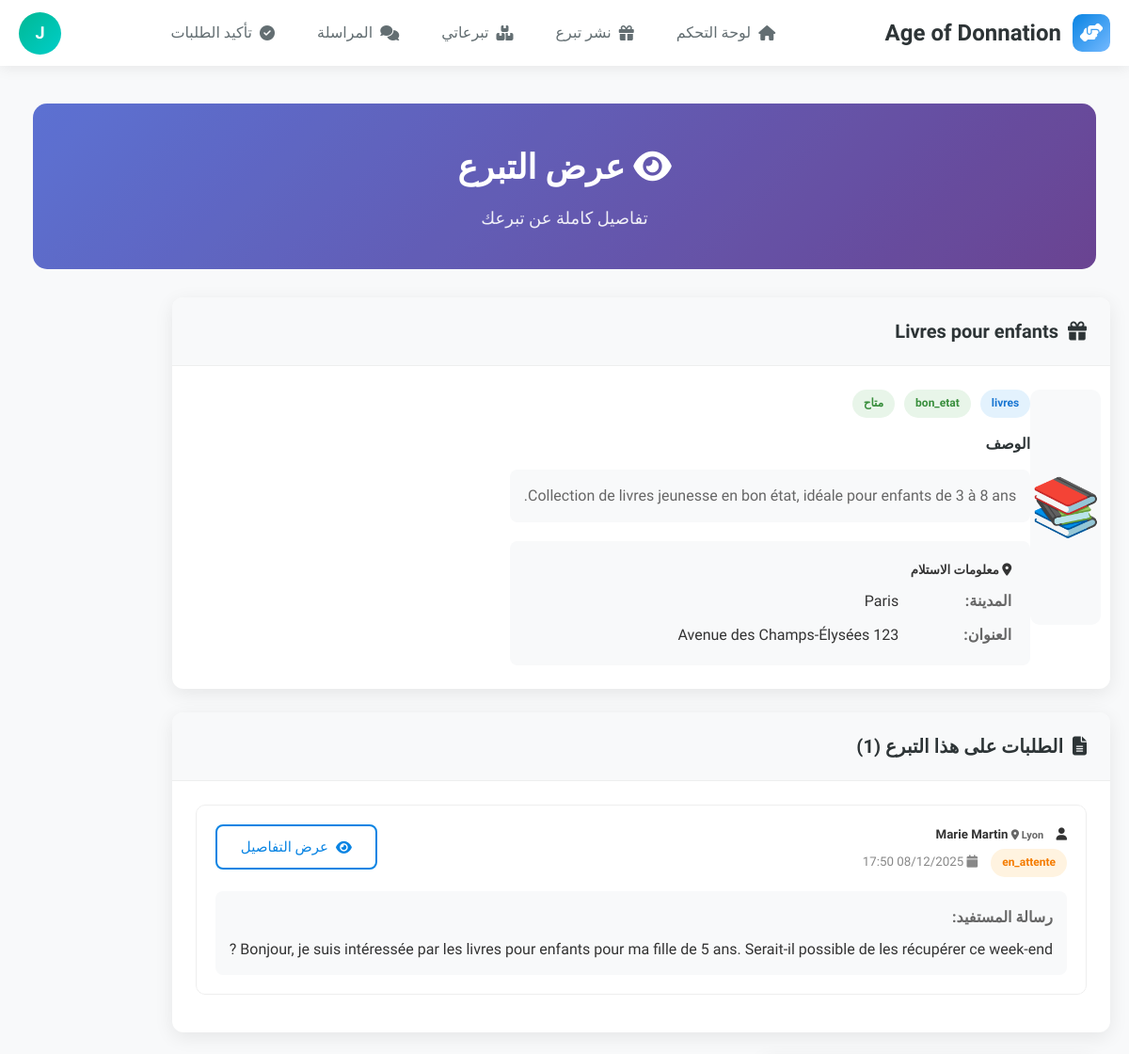
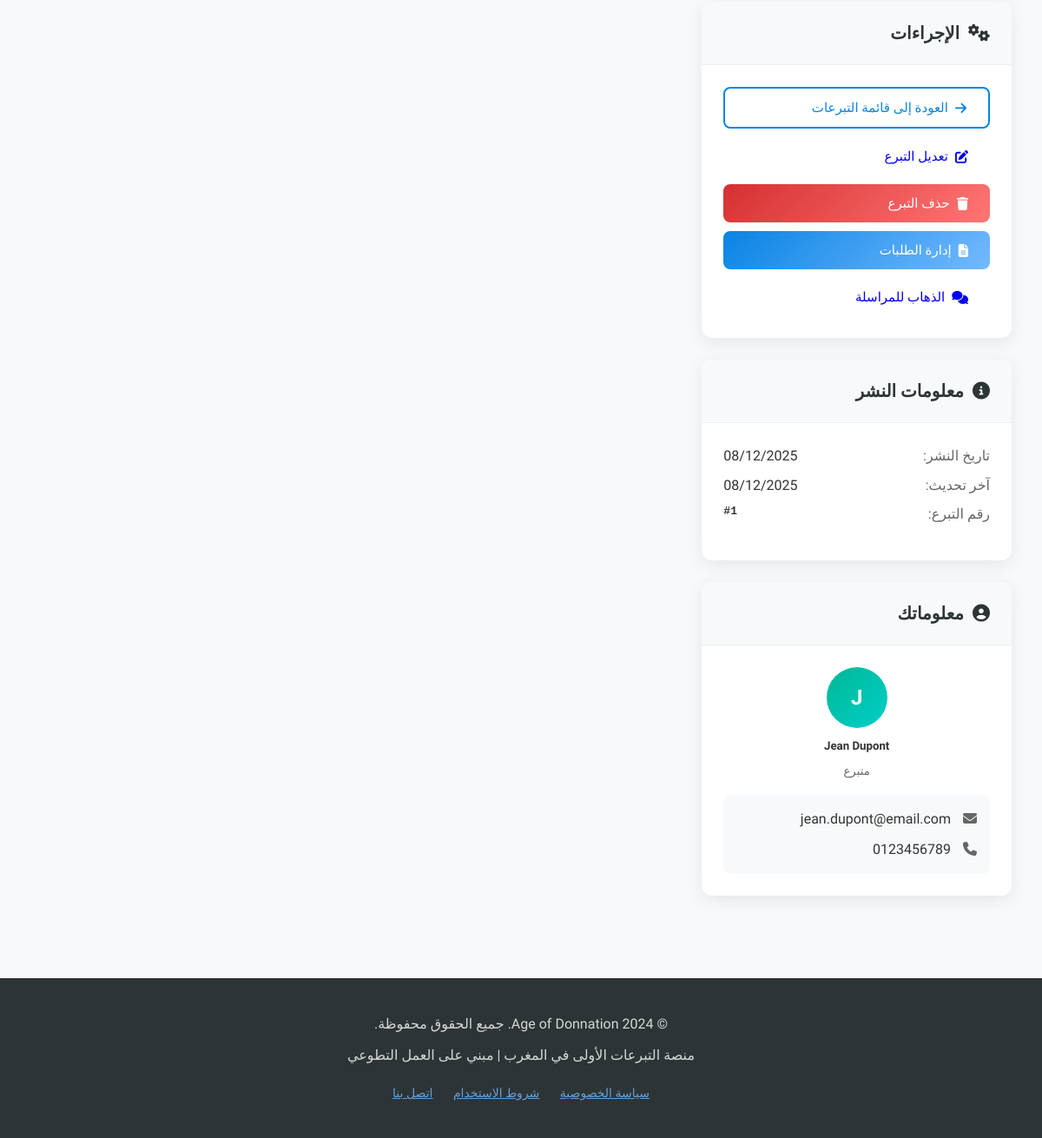
Screenshot of /donateur/voir-don.php?id=1 (signed in) with the database file from the repository (2 pictures, top to bottom).
### tables this page shows
CREATE TABLE `dons` (
  `id` int(11) NOT NULL AUTO_INCREMENT,
  `donateur_id` int(11) NOT NULL,
  `titre` varchar(255) NOT NULL,
  `description` text NOT NULL,
  `photo_principale` varchar(255) DEFAULT NULL,
  `categorie` enum('vetements','nourriture','meubles','livres','electromenager','divers') NOT NULL,
  `etat` enum('neuf','bon_etat','usage') NOT NULL,
  `adresse_retrait` text DEFAULT NULL,
  `ville` varchar(100) DEFAULT NULL,
  `statut` enum('disponible','reserve','donne','expire') DEFAULT 'disponible',
  `created_at` timestamp NOT NULL DEFAULT current_timestamp(),
  `updated_at` timestamp NOT NULL DEFAULT current_timestamp() ON UPDATE current_timestamp(),
  PRIMARY KEY (`id`),
  KEY `donateur_id` (`donateur_id`),
  CONSTRAINT `dons_ibfk_1` FOREIGN KEY (`donateur_id`) REFERENCES `users` (`id`) ON DELETE CASCADE
);

CREATE TABLE `demandes` (
  `id` int(11) NOT NULL AUTO_INCREMENT,
  `beneficiaire_id` int(11) NOT NULL,
  `don_id` int(11) NOT NULL,
  `message_demande` text DEFAULT NULL,
  `statut` enum('en_attente','acceptee','refusee','annulee') DEFAULT 'en_attente',
  `created_at` timestamp NOT NULL DEFAULT current_timestamp(),
  PRIMARY KEY (`id`),
  KEY `beneficiaire_id` (`beneficiaire_id`),
  KEY `don_id` (`don_id`),
  CONSTRAINT `demandes_ibfk_1` FOREIGN KEY (`beneficiaire_id`) REFERENCES `users` (`id`) ON DELETE CASCADE,
  CONSTRAINT `demandes_ibfk_2` FOREIGN KEY (`don_id`) REFERENCES `dons` (`id`) ON DELETE CASCADE
);

CREATE TABLE `users` (
  `id` int(11) NOT NULL AUTO_INCREMENT,
  `nom` varchar(100) NOT NULL,
  `email` varchar(255) NOT NULL,
  `password` varchar(255) NOT NULL,
  `type` enum('donateur','beneficiaire','livreur','admin') NOT NULL,
  `telephone` varchar(20) DEFAULT NULL,
  `adresse` text DEFAULT NULL,
  `ville` varchar(100) DEFAULT NULL,
  `status` enum('active','inactive','pending') DEFAULT 'active',
  `reset_token` varchar(100) DEFAULT NULL,
  `reset_expires` datetime DEFAULT NULL,
  `created_at` timestamp NOT NULL DEFAULT current_timestamp(),
  `updated_at` timestamp NOT NULL DEFAULT current_timestamp() ON UPDATE current_timestamp(),
  PRIMARY KEY (`id`),
  UNIQUE KEY `email` (`email`)
);

### donateur/voir-don.php (the view, shortened to what this page needs)
<?php
$database = new Database();
$db = $database->getConnection();
$user_id = $_SESSION['user_id'];
$don_id = $_GET['id'] ?? null;
$query = "
    SELECT d.*,
           u.nom as donateur_nom,
           u.email as donateur_email,
           u.telephone as donateur_telephone
    FROM dons d
    INNER JOIN users u ON d.donateur_id = u.id
    WHERE d.id = :don_id AND d.donateur_id = :user_id
";
$stmt = $db->prepare($query);
$stmt->bindParam(":don_id", $don_id);
$stmt->bindParam(":user_id", $user_id);
$stmt->execute();
$don = $stmt->fetch(PDO::FETCH_ASSOC);
$query_demandes = "
    SELECT d.*, u.nom as beneficiaire_nom, u.ville as beneficiaire_ville
    FROM demandes d
    INNER JOIN users u ON d.beneficiaire_id = u.id
    WHERE d.don_id = :don_id
    ORDER BY d.created_at DESC
";
$stmt_demandes = $db->prepare($query_demandes);
$stmt_demandes->bindParam(":don_id", $don_id);
$stmt_demandes->execute();
$demandes = $stmt_demandes->fetchAll(PDO::FETCH_ASSOC);
require_once '../includes/header.php';
?>
<div class="page-header">
    <h1><i class="fas fa-eye"></i> عرض التبرع</h1>
    <p>تفاصيل كاملة عن تبرعك</p>
</div>
<div class="row">
    <div class="col-8">
        <div class="card" style="margin-bottom: 25px;">
            <div class="card-header">
                <h3><i class="fas fa-gift"></i> <?php echo htmlspecialchars($don['titre']); ?></h3>
            </div>
            <div class="card-body">
                <div class="row">
                    <div class="col-5">
                        <div style="height: 250px; background: #f8f9fa; border-radius: 10px; overflow: hidden; margin-bottom: 15px;">
                            <?php if(!empty($don['photo_principale'])):
                                $image_path = '../' . $don['photo_principale'];
                                if(file_exists($image_path)): ?>
                                    <img src="<?php echo $image_path; ?>"
                                         alt="<?php echo htmlspecialchars($don['titre']); ?>"
                                         style="width: 100%; height: 100%; object-fit: cover;">
                                <?php else: ?>
                                    <div style="width: 100%; height: 100%; display: flex; align-items: center; justify-content: center; color: #aaa; font-size: 60px;">
                                        <?php
                                        $defaultImages = [
                                            'vetements' => '👕',
                                            'nourriture' => '🍎',
                                            'meubles' => '🛋️',
                                            'livres' => '📚',
                                            'electromenager' => '🔌',
                                            'divers' => '📦'
                                        ];
                                        echo $defaultImages[$don['categorie']] ?? '📦';
                                        ?>
                                    </div>
                                <?php endif; ?>
                            <?php else: ?>
                                <div style="width: 100%; height: 100%; display: flex; align-items: center; justify-content: center; color: #aaa; font-size: 60px;">
                                    <?php
                                    $defaultImages = [
                                        'vetements' => '👕',
                                        'nourriture' => '🍎',
                                        'meubles' => '🛋️',
                                        'livres' => '📚',
                                        'electromenager' => '🔌',
                                        'divers' => '📦'
                                    ];
                                    echo $defaultImages[$don['categorie']] ?? '📦';
                                    ?>
                                </div>
                            <?php endif; ?>
                        </div>
                    </div>
                    <div class="col-7">
                        <div style="margin-bottom: 20px;">
                            <div style="display: flex; gap: 10px; margin-bottom: 15px;">
                                <span class="badge badge-primary"><?php echo $don['categorie']; ?></span>
                                <span class="badge badge-success"><?php echo $don['etat']; ?></span>
                                <?php if($don['statut'] == 'disponible'): ?>
                                    <span class="badge badge-success">متاح</span>
                                <?php elseif($don['statut'] == 'reserve'): ?>
                                    <span class="badge badge-warning">محجوز</span>
                                <?php else: ?>
                                    <span class="badge badge-info">مكتمل</span>
                                <?php endif; ?>
                            </div>
                            <h4 style="color: var(--dark); margin-bottom: 15px;">الوصف</h4>
                            <p style="color: #666; line-height: 1.6; background: #f8f9fa; padding: 15px; border-radius: 8px;">
                                <?php echo nl2br(htmlspecialchars($don['description'])); ?>
                            </p>
                        </div>
                        <div style="background: #f8f9fa; padding: 20px; border-radius: 8px;">
                            <h5><i class="fas fa-map-marker-alt"></i> معلومات الاستلام</h5>
                            <div style="margin-top: 10px;">
                                <div style="display: flex; margin-bottom: 10px;">
                                    <strong style="width: 120px; color: #666;">المدينة:</strong>
                                    <span><?php echo htmlspecialchars($don['ville'] ?: 'غير محدد'); ?></span>
                                </div>
                                <div style="display: flex;">
                                    <strong style="width: 120px; color: #666;">العنوان:</strong>
                                    <span><?php echo htmlspecialchars($don['adresse_retrait'] ?: 'غير محدد'); ?></span>
                                </div>
                            </div>
                        </div>
                    </div>
                </div>
            </div>
        </div>
        <?php if(!empty($demandes)): ?>
        <div class="card">
            <div class="card-header">
                <h3><i class="fas fa-file-alt"></i> الطلبات على هذا التبرع (<?php echo count($demandes); ?>)</h3>
            </div>
            <div class="card-body">
                <?php foreach($demandes as $demande): ?>
                    <div style="border: 1px solid #eee; border-radius: 10px; padding: 20px; margin-bottom: 15px;">
                        <div style="display: flex; justify-content: space-between; align-items: start; margin-bottom: 15px;">
                            <div>
                                <h5 style="margin-bottom: 5px;">
                                    <i class="fas fa-user"></i> <?php echo htmlspecialchars($demande['beneficiaire_nom']); ?>
                                    <?php if($demande['beneficiaire_ville']): ?>
                                        <small style="color: #666; margin-right: 10px;">
                                            <i class="fas fa-map-marker-alt"></i> <?php echo htmlspecialchars($demande['beneficiaire_ville']); ?>
                                        </small>
                                    <?php endif; ?>
                                </h5>
                                <span class="badge badge-<?php
                                    echo $demande['statut'] == 'en_attente' ? 'warning' :
                                         ($demande['statut'] == 'acceptee' ? 'success' : 'danger');
                                ?>">
                                    <?php echo $demande['statut']; ?>
                                </span>
                                <small style="color: #888; margin-right: 10px;">
                                    <i class="fas fa-calendar"></i> <?php echo date('d/m/Y H:i', strtotime($demande['created_at'])); ?>
                                </small>
                            </div>
                            <a href="demandes-don.php" class="btn btn-sm btn-outline">
                                <i class="fas fa-eye"></i> عرض التفاصيل
                            </a>
                        </div>
                        <div style="background: #f8f9fa; padding: 15px; border-radius: 8px;">
                            <strong style="color: #666;">رسالة المستفيد:</strong>
                            <p style="margin-top: 10px; color: #333; line-height: 1.5;">
                                <?php echo nl2br(htmlspecialchars($demande['message_demande'])); ?>
                            </p>
                        </div>
                    </div>
                <?php endforeach; ?>
            </div>
        </div>
        <?php endif; ?>
    </div>
    <div class="col-4">
        <div class="card" style="margin-bottom: 25px;">
            <div class="card-header">
                <h3><i class="fas fa-cogs"></i> الإجراءات</h3>
            </div>
            <div class="card-body">
                <div style="display: flex; flex-direction: column; gap: 10px;">
                    <a href="mes-dons.php" class="btn btn-outline">
                        <i class="fas fa-arrow-right"></i> العودة إلى قائمة التبرعات
                    </a>
                    <?php if($don['statut'] == 'disponible'): ?>
                        <a href="modifier-don.php?id=<?php echo $don['id']; ?>" class="btn btn-warning">
                            <i class="fas fa-edit"></i> تعديل التبرع
                        </a>
                        <a href="?action=delete&id=<?php echo $don['id']; ?>"
                           class="btn btn-danger"
                           onclick="return confirm('هل أنت متأكد من حذف هذا التبرع؟')">
                            <i class="fas fa-trash"></i> حذف التبرع
                        </a>
                    <?php endif; ?>
                    <?php if(!empty($demandes)): ?>
                        <a href="demandes-don.php?don_id=<?php echo $don['id']; ?>" class="btn btn-primary">
                            <i class="fas fa-file-alt"></i> إدارة الطلبات
                        </a>
                    <?php endif; ?>
                    <a href="messagerie.php" class="btn btn-info">
                        <i class="fas fa-comments"></i> الذهاب للمراسلة
                    </a>
                </div>
            </div>
        </div>
        <div class="card" style="margin-bottom: 25px;">
            <div class="card-header">
                <h3><i class="fas fa-info-circle"></i> معلومات النشر</h3>
            </div>
            <div class="card-body">
                <div style="margin-bottom: 15px;">
                    <div style="display: flex; justify-content: space-between; margin-bottom: 8px;">
                        <span style="color: #666;">تاريخ النشر:</span>
                        <span><?php echo date('d/m/Y', strtotime($don['created_at'])); ?></span>
                    </div>
                    <div style="display: flex; justify-content: space-between; margin-bottom: 8px;">
                        <span style="color: #666;">آخر تحديث:</span>
                        <span><?php echo date('d/m/Y', strtotime($don['updated_at'])); ?></span>
                    </div>
                    <div style="display: flex; justify-content: space-between;">
                        <span style="color: #666;">رقم التبرع:</span>
                        <span style="font-family: monospace; font-weight: bold;">#<?php echo $don['id']; ?></span>
                    </div>
                </div>
            </div>
        </div>
        <div class="card">
            <div class="card-header">
                <h3><i class="fas fa-user-circle"></i> معلوماتك</h3>
            </div>
            <div class="card-body">
                <div style="text-align: center; margin-bottom: 15px;">
                    <div style="width: 70px; height: 70px; background: linear-gradient(135deg, #00b894, #00cec9); border-radius: 50%; display: flex; align-items: center; justify-content: center; color: white; font-weight: bold; font-size: 24px; margin: 0 auto 10px;">
                        <?php echo strtoupper(substr($don['donateur_nom'], 0, 1)); ?>
                    </div>
                    <h5 style="margin-bottom: 5px;"><?php echo htmlspecialchars($don['donateur_nom']); ?></h5>
                    <small style="color: #666;">متبرع</small>
                </div>
                <div style="background: #f8f9fa; padding: 15px; border-radius: 8px;">
                    <?php if($don['donateur_email']): ?>
                    <div style="margin-bottom: 10px;">
                        <i class="fas fa-envelope" style="color: #666; margin-left: 10px;"></i>
                        <span><?php echo htmlspecialchars($don['donateur_email']); ?></span>
                    </div>
                    <?php endif; ?>
                    <?php if($don['donateur_telephone']): ?>
                    <div>
                        <i class="fas fa-phone" style="color: #666; margin-left: 10px;"></i>
                        <span><?php echo htmlspecialchars($don['donateur_telephone']); ?></span>
                    </div>
                    <?php endif; ?>
                </div>
            </div>
        </div>
    </div>
</div>
<?php require_once '../includes/footer.php'; ?>

### rows the page displays
dons: titre "Livres pour enfants", categorie "📚", categorie "livres", etat "bon_etat", description "Collection de livres jeunesse en bon état, idéale pour enfants de 3 à 8 ans.", ville "Paris", adresse_retrait "123 Avenue des Champs-Élysées", created_at "08/12/2025", updated_at "08/12/2025", id "1", donateur.nom "J", donateur.nom "Jean Dupont", donateur.email "jean.dupont@email.com", donateur.telephone "0123456789"
demandes: beneficiaire.nom "Marie Martin", beneficiaire.ville "Lyon", statut "en_attente", created_at "08/12/2025 17:50", message_demande "Bonjour, je suis intéressée par les livres pour enfants pour ma fille de 5 ans. Serait-il possible de les récupérer ce week-end ?"

### other values shown
substr($user_nom, 0, 1) "J"
count($demandes) "1"
